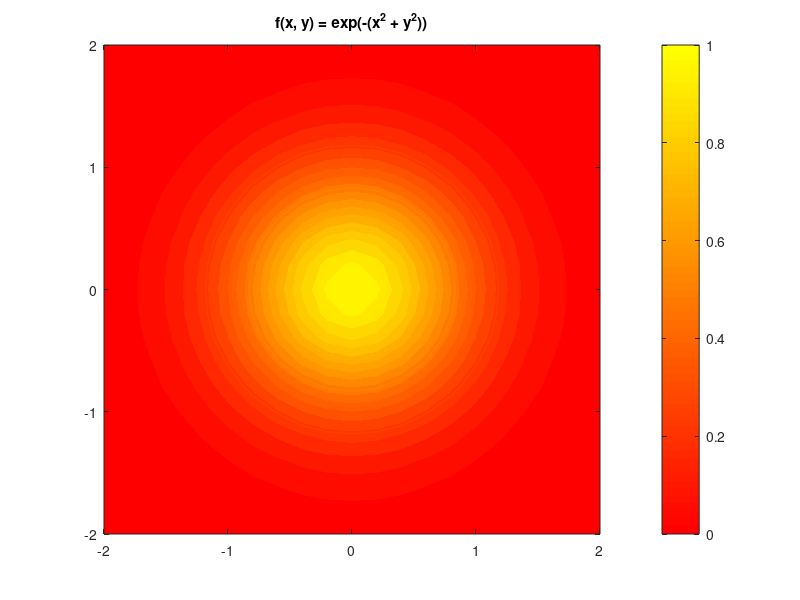

Write MATLAB code to recreate this figure. (Note: this script raises an error after producing the figure.)
%reduce the number of data required
x = linspace(-2, 2, 21);
y = linspace(-2, 2, 21);
[X, Y] = meshgrid(x, y);
Z = exp(-(X.^2 + Y.^2));
%construct an array of levels 
l = linspace(0, 1, 20);
figure
contourf(X, Y, Z, l, 'Linecolor', 'none')
title('f(x, y) = exp(-(x^2 + y^2))')

%change the color of contour map 
colormap('autumn')
%add a color bar
colorbar

hold on 
l2 = linspace(0, 1, 5);
[C, h] = contour(X, Y, Z, l2, 'color', 'white', 'linewidth', 1);
clabel(C, h, 'Fontname', 'Times', 'Fontsize', 16, 'color', 'white', 'Fontweight', 'bold')